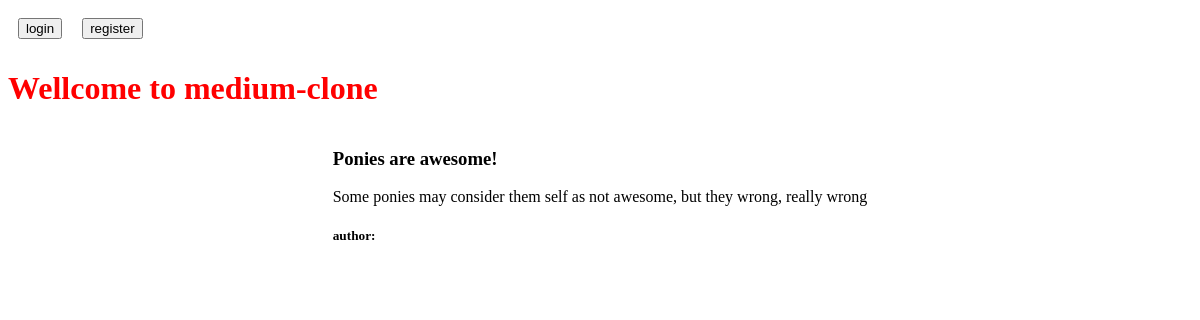
Screenshot of /show_article/1 with the database file from the repository.
### post_app/models.py (models this page shows)
class PostArticle(models.Model):
    title = models.CharField(max_length=64)
    description = models.CharField(max_length=128)
    text = models.CharField(max_length=1024)
    category = models.ForeignKey('Category', null=True, on_delete=models.SET_NULL)
    status = models.ForeignKey('Status', null=True, on_delete=models.SET_NULL)
    user = models.ForeignKey(User, null=True, on_delete=models.CASCADE)

### post_app/views.py (the view)
class ShowArticle(DetailView):
    model = PostArticle
    template_name = 'post_app/article.html'
    context_object_name = 'show-article'

### post_app/templates/post_app/article.html (shortened to what this page needs)
{% extends "global_templates/base.html" %}
{% block body %}
         <article>
            <h3> {{ object.title }} </h3>
            <span>{{ object.text }}</span>
            <h5>author: {{ user.username }}</h5>
         </article>
{% endblock %}

### rows the page displays
PostArticle: title "Ponies are awesome!", text "Some ponies may consider them self as not awesome, but they wrong, really wrong"
